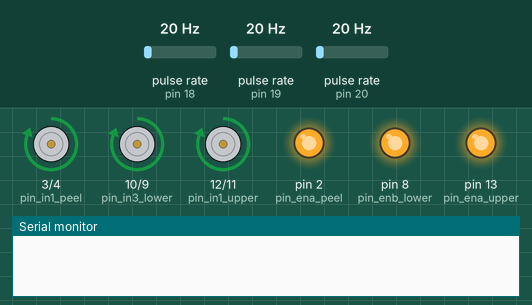
This program was run on a simulated Arduino Mega 2560, built with avr-gcc and run on an emulated ATmega2560. Shown: motor-driver pin pairs drawn as motors (green arrow = first pin HIGH = forward, orange = second pin HIGH = backward, longer = more drive), output pins drawn as LEDs (lit = HIGH), the last lines printed to the serial monitor. Wiring (inferred from the names in the program): 3 × pulse sensor: data pin 18 / data pin 19 / data pin 20. Inputs (shaded band) come from the test bench; at power-on: pulse rate (sensors on pin 18, pin 19, pin 20) 20 Hz.

Above: at 0.7 s.
At 27.4 s:
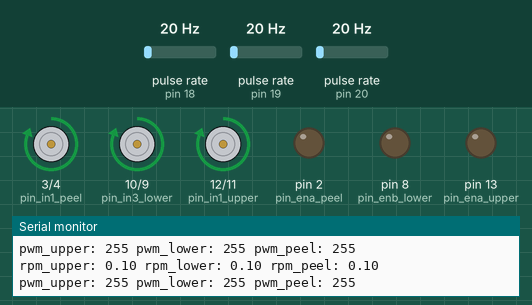
Timing chart, 0 to 28.9 s (numbered marks = the images above):
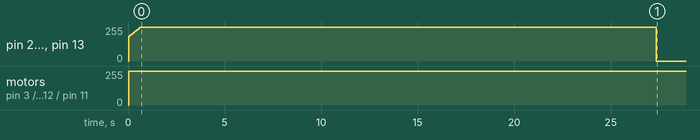

The program:

main.cpp
```cpp
#include "FlexiTimer2.h"
#include <Arduino.h>

#include "constants.hpp"
#include "motor_utils.hpp"
#include "pins.hpp"

MotorControl motor_upper(pin_in1_upper, pin_in2_upper, pin_ena_upper);
MotorControl motor_lower(pin_in3_lower, pin_in4_lower, pin_enb_lower);
MotorControl motor_peel(pin_in1_peel, pin_in2_peel, pin_ena_peel);

volatile int encoder_upper_count = 0;
volatile int encoder_lower_count = 0;
volatile int encoder_peel_count = 0;

void encoder_upper_isr() { encoder_upper_count++; }
void encoder_lower_isr() { encoder_lower_count++; }
void encoder_peel_isr() { encoder_peel_count++; }

const unsigned long control_loop_period = 50;
void motor_control_loop();

void setup() {
    Serial.begin(115200);
    pinMode(pin_ena_upper, OUTPUT);
    pinMode(pin_in1_upper, OUTPUT);
    pinMode(pin_in2_upper, OUTPUT);
    pinMode(pin_in3_lower, OUTPUT);
    pinMode(pin_in4_lower, OUTPUT);
    pinMode(pin_enb_lower, OUTPUT);

    pinMode(pin_ena_peel, OUTPUT);
    pinMode(pin_in1_peel, OUTPUT);
    pinMode(pin_in2_peel, OUTPUT);

    pinMode(pin_encoder_upper, INPUT_PULLUP);
    pinMode(pin_encoder_lower, INPUT_PULLUP);
    pinMode(pin_encoder_peel, INPUT_PULLUP);

    attachInterrupt(digitalPinToInterrupt(pin_encoder_upper), encoder_upper_isr,
                    RISING);
    attachInterrupt(digitalPinToInterrupt(pin_encoder_lower), encoder_lower_isr,
                    RISING);
    attachInterrupt(digitalPinToInterrupt(pin_encoder_peel), encoder_peel_isr,
                    RISING);

    FlexiTimer2::set(control_loop_period, motor_control_loop);
    FlexiTimer2::start();
}

void loop() {}

void motor_control_loop() {
    motor_upper.set_direction(Direction::DOWN);
    motor_lower.set_direction(Direction::DOWN);
    motor_peel.set_direction(Direction::DOWN);

    float rpm_upper =
        encoder_upper_count / ((float)control_loop_period) * 1000 * 60 / cpr / grr;
    float rpm_lower =
        encoder_lower_count / ((float)control_loop_period) * 1000 * 60 / cpr / grr;
    float rpm_peel =
        encoder_peel_count / ((float)control_loop_period) * 1000 * 60 / cpr / grr;

    int pwm_upper = motor_upper.set_rpm(rpm_upper, rpm_target_up_down);
    int pwm_lower = motor_lower.set_rpm(rpm_lower, rpm_target_up_down);
    int pwm_peel = motor_peel.set_rpm(rpm_peel, rpm_target_up_down);

    encoder_upper_count = 0;
    encoder_lower_count = 0;
    encoder_peel_count = 0;

    static unsigned long last_print = 0;
    if (millis() - last_print > 1000) {
        last_print = millis();
        Serial.print("rpm_upper: ");
        Serial.print(rpm_upper);
        Serial.print(" rpm_lower: ");
        Serial.print(rpm_lower);
        Serial.print(" rpm_peel: ");
        Serial.println(rpm_peel);

        Serial.print("pwm_upper: ");
        Serial.print(pwm_upper);
        Serial.print(" pwm_lower: ");
        Serial.print(pwm_lower);
        Serial.print(" pwm_peel: ");
        Serial.println(pwm_peel);

        Serial.println();
    }
}
```

constants.hpp
```cpp
#pragma once

/********************* PARAMETERS *********************
 ***********************************************************/

// Motors Specifics
// assume the motor will run at max rpm when pwm to enable pin is pwm_max
const int rpm_max = 30;
const int pwm_max = 255;

const int pwm_write_max = 255;
const int pwm_read_max = 1023;

// Encoder Specifics
// click per revolution
const int cpr = 360;
const int cpr_rotate = 360;
// gear reduction rate
const int grr = 34;
const int grr_rotate = 34;

// screw lead, in cm
const float screw_lead = 0.5;

// Pressure and Speed Control

// this is the desired rpm in various stages
const int rpm_target_close = 20;
const int rpm_target_up_down = 60;
const int rpm_target_peel = 20;
const int rpm_target_rotate = 4;
const int rpm_target_open = 30;

// @note: pressure reading is lower when the pressure on sensor is higher

// used in CLOSE to determine if the upper motor should stop
const int pressure_touch = 970;

// used in CLOSE to determine if the lower motor should stop
const int pressure_grasp = 950;

// used in DOWN to determine if the fruit touches the holding bowl
const int pressure_touch_bowl = 880;

// pressure too high, warning!
const int pressure_threshold_lower = 840;

// PID control parameters
const float kp = 3, ki = 0.1, kd = 0;
const float gamma = 1;
const float ratio = 0.2;

// height to lift after the fruit is grasped by the clamping blades, in cm
const float height_up = 10;
// the total distance between the two clamping blades, when separated, in cm
const float height_total = 20;
```

globals.hpp
```cpp
// (licence header left out)
#pragma once


/***
 * states variables, initialized in state machine during state transitions
 * later controlled by motor control loop and used by motor control.
 */
extern bool close_upper;
extern bool peel_down_downwards;

extern float height_upper;
extern float height_lower;
extern float height_peel;

extern float height_to_peel;

/***
 * motor control handlers, for main.cpp and state_machine.cpp
 * to control or initialize the motors, respectively.
 */
class MotorControl;
extern MotorControl motor_upper;
extern MotorControl motor_lower;
extern MotorControl motor_peel;
extern MotorControl motor_rotate_lower;
```

motor_utils.cpp
```cpp
#include <Arduino.h>

#include "motor_utils.hpp"

#include "constants.hpp"
#include "globals.hpp"

void MotorControl::set_direction(Direction dir) {
    switch (dir) {
    case Direction::UP:
        digitalWrite(pin_in1, LOW);
        digitalWrite(pin_in2, HIGH);
        break;

    case Direction::DOWN:
        digitalWrite(pin_in1, HIGH);
        digitalWrite(pin_in2, LOW);
        break;
    case Direction::STOP:
        digitalWrite(pin_in1, LOW);
        digitalWrite(pin_in2, LOW);
        break;
    default:
        break;
    }
}

int MotorControl::set_rpm(int rpm_cur, int rpm_target) {
    // sets pwm to the motor using pid algorithm
    int error = rpm_target - rpm_cur;
    integral += error;
    int derivative = error - last_error;
    int pwm = kp * error + ki * integral + kd * derivative;
    last_error = error;
    pwm = constrain(pwm, 0, pwm_write_max);
    analogWrite(pin_enable, pwm);
    return pwm;
}

void MotorControl::reset_pid_states() {
    last_error = 0;
    integral = 0;
}
```

motor_utils.hpp
```cpp
#pragma once

enum Direction { UP, DOWN, STOP };

class MotorControl {
  public:
    MotorControl(const int pin_in1, const int pin_in2, const int pin_enable)
        : pin_in1(pin_in1), pin_in2(pin_in2), pin_enable(pin_enable) {}
    void set_direction(Direction dir);
    int set_rpm(int rpm_cur, int rpm_target);

    void reset_pid_states();

  private:
    const int pin_in1;
    const int pin_in2;
    const int pin_enable;

    int last_error;
    int integral;
};
```

pins.hpp
```cpp
#pragma once
#include <Arduino.h>

/********************* PIN DEFINITION ***********************
************************************************************/
// button pins
const int pin_start_stop_button = 22;
const int pin_self_cleaning_button = 23;

// clamping blades motor pins
const int pin_ena_upper = 13;
const int pin_in1_upper = 12;
const int pin_in2_upper = 11;
const int pin_in3_lower = 10;
const int pin_in4_lower = 9;
const int pin_enb_lower = 8;

// peeling blade motor pins
const int pin_ena_peel = 2;
const int pin_in1_peel = 3;
const int pin_in2_peel = 4;
// rotating motor pins
const int pin_in3_rotate_lower = 5;
const int pin_in4_rotate_lower = 6;
const int pin_enb_rotate_lower = 7;

// encoder signal pins
const int pin_encoder_upper = 18;
const int pin_encoder_lower = 19;
const int pin_encoder_peel = 20;
const int pin_encoder_rotate = 21;

// pressure sensors attached to the end at the range of motion of screw rods
const int pin_touch_screw_rod_upper = A0;
const int pin_touch_screw_rod_lower = A1;
const int pin_touch_screw_rod_peel = A2;

// pressure sensor attached to upper clamping blade
const int pin_pressure_clamp_upper = A3;

// // water pump pins
// const int pin_water_pump_1 = 13;
```

Measured:
- by itself, pin 2 (pin_ena_peel), pin 8 (pin_enb_lower), pin 13 (pin_ena_upper): rises from 0/255 to 255/255 in 0.60 s, then falls to 0/255 in 26.7 s
- by itself, motor on pin 3 (pin_in1_peel) / pin 4 (pin_in2_peel), motor on pin 10 (pin_in3_lower) / pin 9 (pin_in4_lower), motor on pin 12 (pin_in1_upper) / pin 11 (pin_in2_upper): stopped → forward 255/255 at 0.05 s
